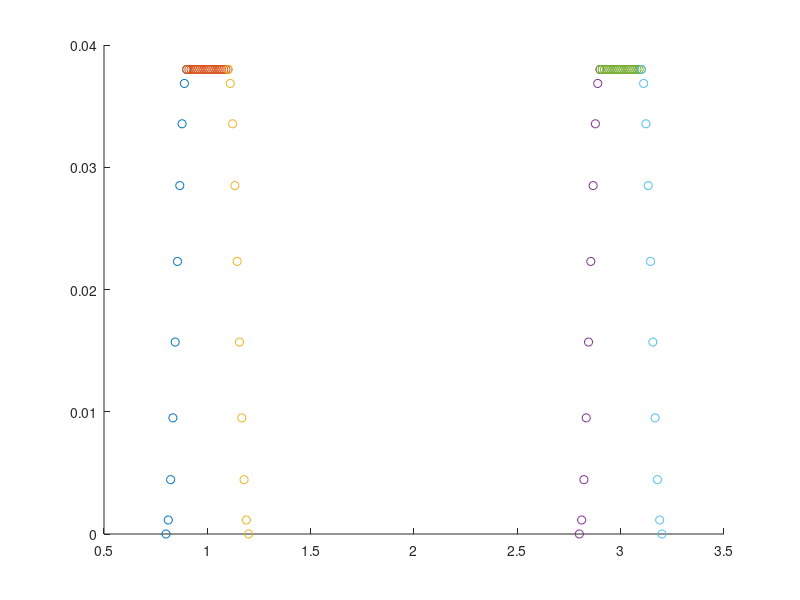

This chart was generated by the following MATLAB code: (Note: this script raises an error after producing the figure.)
close all

% TO CHANGE

T = 4; % Total duration
D1 = 0.2; % Grip deadtime
D2 = 0.2; % Release deatime
d1 = 0.1; % TO duration
d2 = 0.1; % TRANSITION 1 duration
d3 = 0.1; % TRANSITION 2 duration
d4 = 0.1; % RETURN duration
A = 0.038; % distance covered

N = 400; % Number of 'POINTS'

filename = 'Profile_z';

% END TO CHANGE



% Calculate each section number of points
N0 = int16(N/T*0.8);
N00 = int16(N/T*1.6);
N000 = int16(N/T*0.8);
N1 = int16(N/T*d1);
N2 = int16(N/T*D1);
N3 = int16(N/T*d2);
N4 = int16(N/T*d3);
N5 = int16(N/T*D2);
N6 = N-N1-N2-N3-N4-N5-N0-N00-N000;

% Determine end of phase 1 and 2 time
l0 = 0+0.8;
l1 = l0+d1;
l2 = l1+D1;
l3 = l2+d2;
l00 = l3+1.6;
l4 = l00+d3;
l5 = l4+D2;
l000 = l5+d4;

% linearly spread space for all 3 phases
n0 = linspace(0,l0,N0);
n1 = linspace(l0,l1,N1);
n2 = linspace(l1,l2,N2);
n3 = linspace(l2,l3,N3);
n00 = linspace(l3,l00,N00);
n4 = linspace(l00,l4,N4);
n5 = linspace(l4,l5,N5);
n6 = linspace(l5,l000,N6);
n000 = linspace(l000,T,N000);

% Phase 1, reshape to fit 1xn
y1 = (-A*cos(1/d1*pi*n1) + A)/2;
y1 = reshape(y1, [N1,1]);

% Phase 2, only get 1st column
y2 = A*ones(N2);
y2 = y2(:,1);

% Phase 3, reshape to fit 1xn
y3 = (A*cos(1/d2*pi*(n3-l2)) + A)/2;
y3 = reshape(y3, [N3,1]);

% Phase 4, reshape to fit 1xn
y4 = (-A*cos(1/d3*pi*(n4-l3)) + A)/2;
y4 = reshape(y4, [N4,1]);

% Phase 5, only get 1st column
y5 = A*ones(N5);
y5 = y5(:,1);

% Phase 6, reshape to fit 1xn
y6 = (A*cos(1/d4*pi*(n6-l5)) + A)/2;
y6 = reshape(y6, [N6,1]);

y0 = zeros(N0);
y0 = y0(:,1);
y00 = zeros(N00);
y00 = y00(:,1);
y000 = zeros(N000);
y000 = y000(:,1);

% join x and y axis 
y = [y0; y1; y2; y3; y00; y4; y5; y6; y000];
n = [reshape(n0, [N0,1]); reshape(n1, [N1,1]); reshape(n2, [N2,1]); reshape(n3, [N3,1]); reshape(n00, [N00,1]); reshape(n4, [N4,1]); reshape(n5, [N5,1]); reshape(n6, [N6,1]); reshape(n000, [N000,1])];
z_profile = [n y];

% Export
save(filename,'z_profile');

% Visualise plots
scatter(n1,y1);
hold on;
scatter(n2,y2);
scatter(n3,y3);
scatter(n4,y4);
scatter(n5,y5);
scatter(n6,y6);
% scatter(n,y);

scatter(grip_profile(:,1),grip_profile(:,2))


